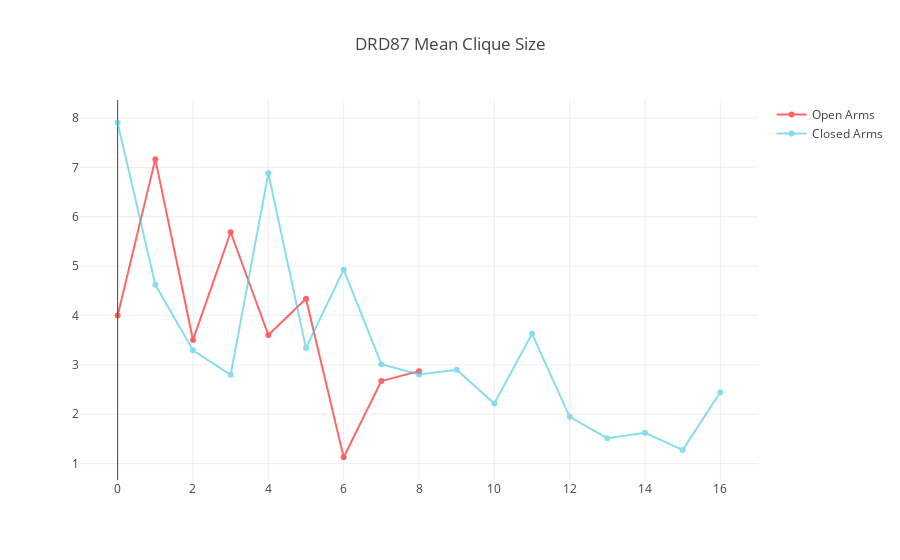

The cell this chart's notebook holds for it:
### Code cell
open_measures = list()
for graph in open_arms_graphs:
    open_measures.append(graph.compute_mean_clique_size())

np.mean(open_measures)
    
closed_measures = list()
for graph in closed_arms_graphs:
    closed_measures.append(graph.compute_mean_clique_size())

np.mean(closed_measures)

x_axis = max(len(open_measures), len(closed_measures))
plot_network_measures(open_measures, closed_measures, x_axis, title="DRD87 Mean Clique Size")

### Figure 1 — Plotly figure (JSON) as saved in the notebook; plotly's stock layout.template omitted (floating-point values rounded to 4 significant figures)
{"data": [{"marker": {"color": "rgb(255, 0, 0)"}, "mode": "lines+markers", "name": "Open Arms", "opacity": 0.6, "text": [4.002, 7.167, 3.506, 5.686, 3.604, 4.338, 1.13, 2.672, 2.874], "textposition": "middle center", "type": "scatter", "uid": "a5795b", "x": 17, "y": [4.002, 7.167, 3.506, 5.686, 3.604, 4.338, 1.13, 2.672, 2.874]}, {"marker": {"color": "rgb(58,200,225)"}, "mode": "lines+markers", "name": "Closed Arms", "opacity": 0.6, "text": [7.904, 4.622, 3.295, 2.798, 6.88, 3.342, 4.929, 3.015, 2.805, 2.903, 2.218, 3.632, 1.948, 1.516, 1.626, 1.279, 2.447], "textposition": "middle center", "type": "scatter", "uid": "5a2131", "x": 17, "y": [7.904, 4.622, 3.295, 2.798, 6.88, 3.342, 4.929, 3.015, 2.805, 2.903, 2.218, 3.632, 1.948, 1.516, 1.626, 1.279, 2.447]}], "layout": {"autosize": true, "title": "DRD87 Mean Clique Size", "xaxis": {"autorange": true, "range": [-0.9612, 16.96]}, "yaxis": {"autorange": true, "range": [0.6337, 8.4], "type": "linear"}}}
